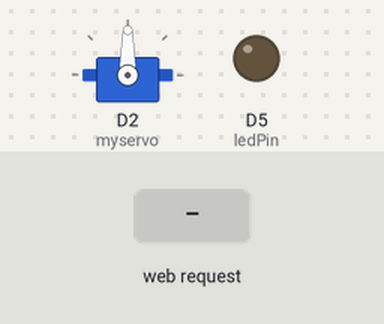
This sketch was run on a simulated ESP8266 (Wemos D1 mini). On the bench: servo, output pins drawn as LEDs (lit = HIGH). The test bench sets the inputs (shaded band). WiFi joins after 1.5 s; servers stay silent unless stated; what the sketch prints to the serial monitor is not drawn.

Above: at 2.7 s.
2.8 s: HTTP request GET /TURN_SERVO_ON received
At 2.95 s:
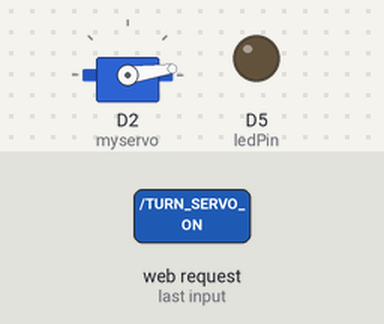
5.8 s: HTTP request GET /LED=ON received
At 8.6 s:
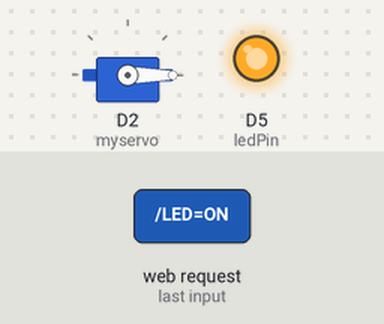
8.8 s: HTTP request GET /TURN_SERVO_ON received
At 9.26 s:
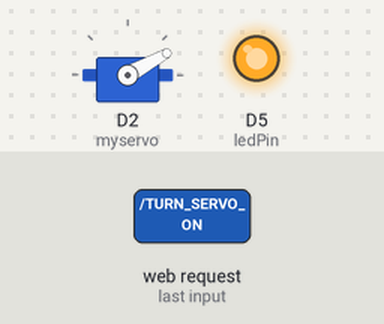
Timing chart, 0 to 15.7 s (numbered marks = the images above; inputs shaded):
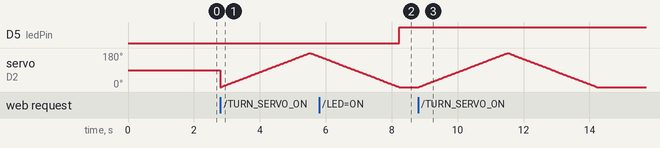

Measured:
- after the input at 5.8 s, D5 (ledPin): LOW → HIGH after 2.4 s
- after the input at 8.8 s, servo on D2 (myservo): rises from 0° to 180° in 2.7 s, then falls to 0° in 2.7 s

The sketch:

WeMos_LED_Servo_Static.ino
```cpp
//This example will set up a static IP - in this case 192.168.0.31

#include <ESP8266WiFi.h>
#include <Servo.h>
Servo myservo;

const char* ssid = "BigPond0293_2GEXT";
const char* password = "0364241723";

int ledPin = D5;
WiFiServer server(80);
IPAddress ip(192, 168, 0, 31); // where xx is the desired IP Address
IPAddress gateway(192, 168, 0, 1); // set gateway to match your network

void setup() {
  Serial.begin(115200);
  delay(10);
 myservo.attach(4);  // attaches the servo on GIO2 to the servo object

  pinMode(ledPin, OUTPUT);
  digitalWrite(ledPin, LOW);

  Serial.print(F("Setting static ip to : "));
  Serial.println(ip);

  // Connect to WiFi network
  Serial.println();
  Serial.println();
  Serial.print("Connecting to ");
  Serial.println(ssid);
  IPAddress subnet(255, 255, 255, 0); // set subnet mask to match your network
  WiFi.config(ip, gateway, subnet);
  WiFi.begin(ssid, password);

  while (WiFi.status() != WL_CONNECTED) {
    delay(500);
    Serial.print(".");
  }
  Serial.println("");
  Serial.println("WiFi connected");

  // Start the server
  server.begin();
  Serial.println("Server started");

  // Print the IP address
  Serial.print("Use this URL : ");
  Serial.print("http://");
  Serial.print(WiFi.localIP());
  Serial.println("/");

}

void loop() {
  // Check if a client has connected
  WiFiClient client = server.available();
  if (!client) {
    return;
  }

  // Wait until the client sends some data
  Serial.println("new client");
  while(!client.available()){
    delay(1);
  }

  // Read the first line of the request
  String request = client.readStringUntil('\r');
  Serial.println(request);
  client.flush();

  // Match the request

  int value = LOW;
  if (request.indexOf("/LED=ON") != -1) {
    digitalWrite(ledPin, HIGH);
    value = HIGH;
  }
  if (request.indexOf("/LED=OFF") != -1){
    digitalWrite(ledPin, LOW);
    value = LOW;
  }
  int servo = LOW;
  if (request.indexOf("/TURN_SERVO_ON") != -1)
  {
   servo=HIGH;
  }
  if (request.indexOf("/TURN_SERVO_OFF") != -1)
  {
    servo=LOW;
  }

  switch(servo)
  {
    case HIGH:
    {
      int pos;

      for(pos = 0; pos <= 180; pos += 1) // goes from 0 degrees to 180 degrees
      {                                  // in steps of 1 degree
        myservo.write(pos);              // tell servo to go to position in variable 'pos'
        delay(15);                       // waits 15ms for the servo to reach the position
      }
      for(pos = 180; pos>=0; pos-=1)     // goes from 180 degrees to 0 degrees
      {
        myservo.write(pos);              // tell servo to go to position in variable 'pos'
        delay(15);                       // waits 15ms for the servo to reach the position
      }
     break;
    }
    case LOW:
    {
     break;
    }

  }

  // Return the response
  client.println("HTTP/1.1 200 OK");
  client.println("Content-Type: text/html");
  client.println(""); //  do not forget this one
  client.println("<!DOCTYPE HTML>");
  client.println("<html>");

  client.print("Led pin is now: ");

  if(value == HIGH) {
    client.print("On");
  } else {
    client.print("Off");
  }
  client.print("\n");
  client.print("servo is now: ");

  if(servo == HIGH) {
    client.print("On");
  } else {
    client.print("Off");
  }

  client.println("<br><br>");
  client.println("Click <a href=\"/LED=ON\">here</a> turn the LED on pin 5 ON<br>");
  client.println("Click <a href=\"/LED=OFF\">here</a> turn the LED on pin 5 OFF<br>");
  client.println("Click <a href=\"/TURN_SERVO_ON\">here</a> to power on the servo<br>");
  client.println("Click <a href=\"/TURN_SERVO_OFF\">here</a> to stop the servo<br>");
  client.println("</html>");

  delay(1);
  Serial.println("Client disconnected");
  Serial.println("");

}
```
